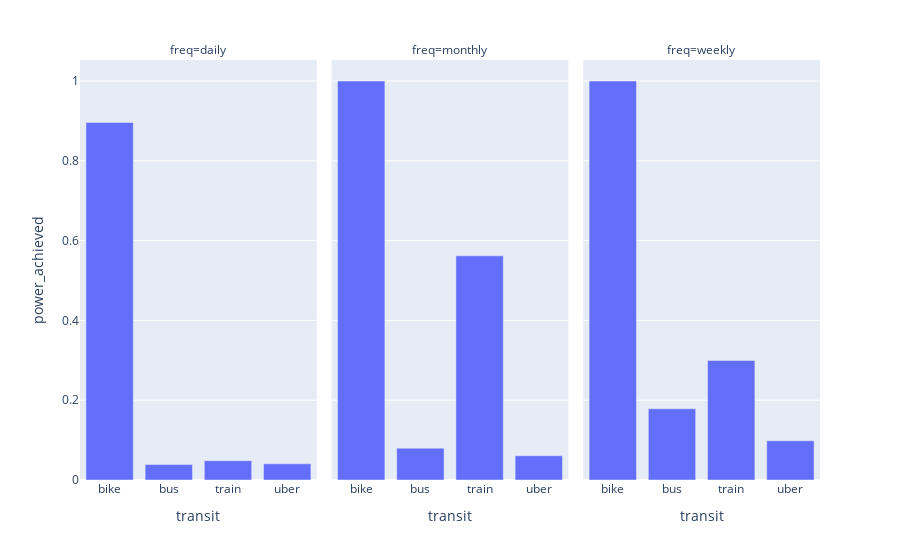

Notebook cell for this chart:
### Code cell
px.bar(model_power.reset_index(), x='transit', y='power_achieved', facet_col='freq')
# We are still under-powered even for controlling for some variance via AR(p)

### Figure 1 — Plotly figure (JSON) as saved in the notebook; plotly's stock layout.template omitted (floating-point values rounded to 4 significant figures)
{"data": [{"alignmentgroup": "True", "hovertemplate": "freq=daily<br>transit=%{x}<br>power_achieved=%{y}<extra></extra>", "legendgroup": "", "marker": {"color": "#636efa", "pattern": {"shape": ""}}, "name": "", "offsetgroup": "", "orientation": "v", "showlegend": false, "textposition": "auto", "type": "bar", "x": ["bike", "bus", "train", "uber"], "xaxis": "x", "y": [0.896, 0.03863, 0.04848, 0.04063], "yaxis": "y"}, {"alignmentgroup": "True", "hovertemplate": "freq=monthly<br>transit=%{x}<br>power_achieved=%{y}<extra></extra>", "legendgroup": "", "marker": {"color": "#636efa", "pattern": {"shape": ""}}, "name": "", "offsetgroup": "", "orientation": "v", "showlegend": false, "textposition": "auto", "type": "bar", "x": ["bike", "bus", "train", "uber"], "xaxis": "x2", "y": [1, 0.07972, 0.5618, 0.06079], "yaxis": "y2"}, {"alignmentgroup": "True", "hovertemplate": "freq=weekly<br>transit=%{x}<br>power_achieved=%{y}<extra></extra>", "legendgroup": "", "marker": {"color": "#636efa", "pattern": {"shape": ""}}, "name": "", "offsetgroup": "", "orientation": "v", "showlegend": false, "textposition": "auto", "type": "bar", "x": ["bike", "bus", "train", "uber"], "xaxis": "x3", "y": [1, 0.1783, 0.2997, 0.09827], "yaxis": "y3"}], "layout": {"annotations": [{"font": {}, "showarrow": false, "text": "freq=daily", "x": 0.16, "xanchor": "center", "xref": "paper", "y": 1, "yanchor": "bottom", "yref": "paper"}, {"font": {}, "showarrow": false, "text": "freq=monthly", "x": 0.5, "xanchor": "center", "xref": "paper", "y": 1, "yanchor": "bottom", "yref": "paper"}, {"font": {}, "showarrow": false, "text": "freq=weekly", "x": 0.84, "xanchor": "center", "xref": "paper", "y": 1, "yanchor": "bottom", "yref": "paper"}], "barmode": "relative", "legend": {"tracegroupgap": 0}, "margin": {"t": 60}, "xaxis": {"anchor": "y", "domain": [0, 0.32], "title": {"text": "transit"}}, "xaxis2": {"anchor": "y2", "domain": [0.34, 0.66], "matches": "x", "title": {"text": "transit"}}, "xaxis3": {"anchor": "y3", "domain": [0.68, 1.0], "matches": "x", "title": {"text": "transit"}}, "yaxis": {"anchor": "x", "domain": [0, 1], "title": {"text": "power_achieved"}}, "yaxis2": {"anchor": "x2", "domain": [0, 1], "matches": "y", "showticklabels": false}, "yaxis3": {"anchor": "x3", "domain": [0, 1], "matches": "y", "showticklabels": false}}}
